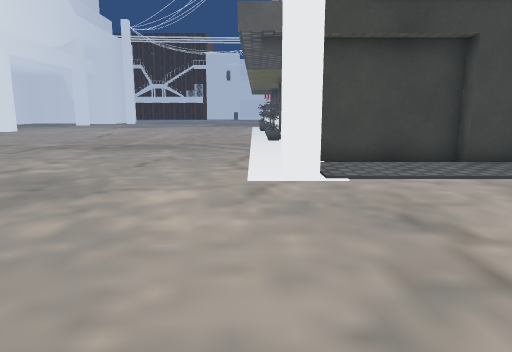
View 1 (above)

18 first-person views from a walk through a scene from a Unity 3-D project. The camera is 1.3 m above the floor, tilts 10° down and sees 70° across. The floor is counted in squares, 1 m on a side. Each view is taken from the middle of a square. On the plan, view 1 faces up. The plan holds only what a view shows up to about 15 squares ahead; the rest is blank. The place goes on beyond the plan. The player character is not drawn. Some animated figures are left out. Some surface patterns are stand-ins.

View 2
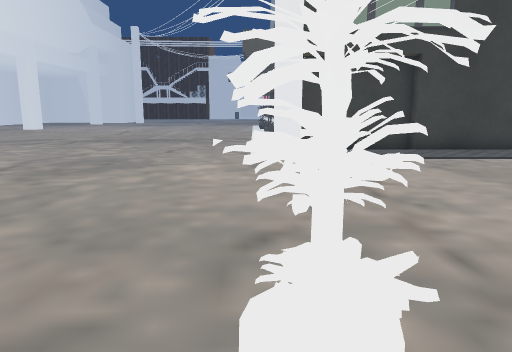

View 3
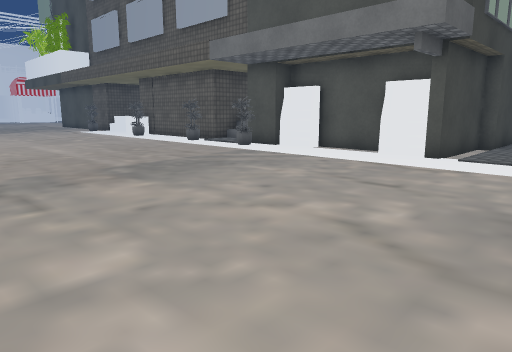

View 4
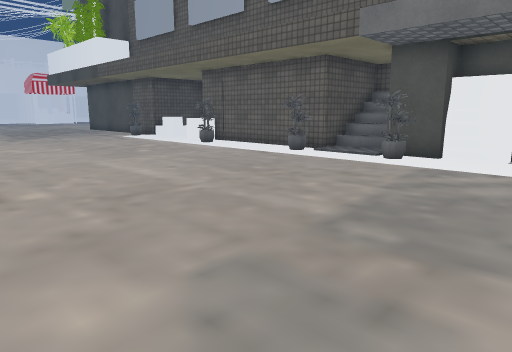

View 5
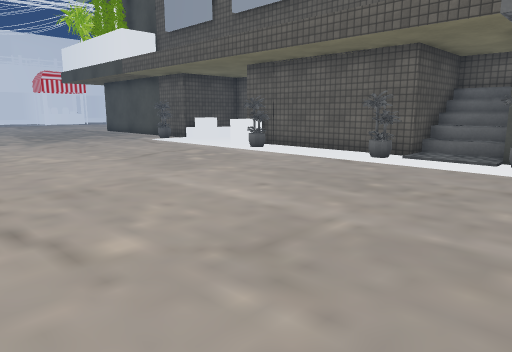

View 6
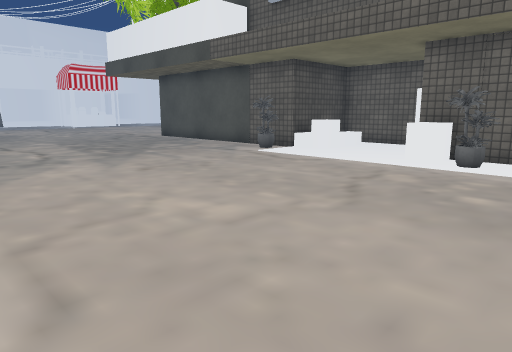

View 7
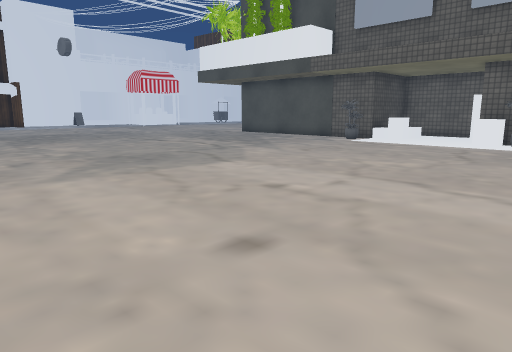

View 8
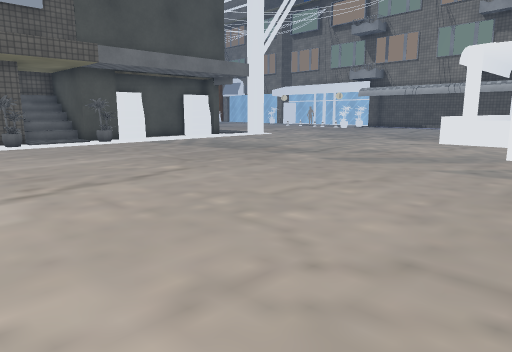

View 9
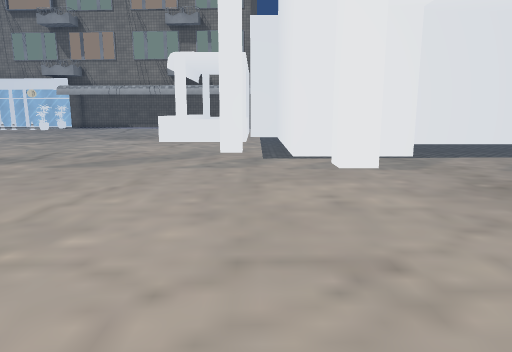

View 10
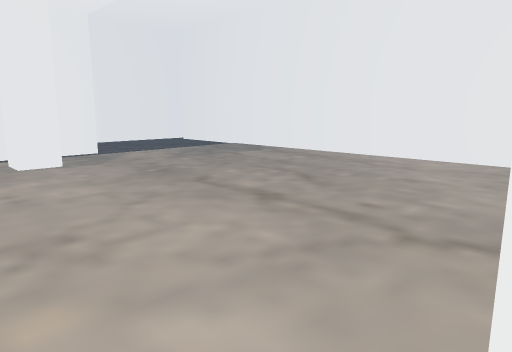

View 11
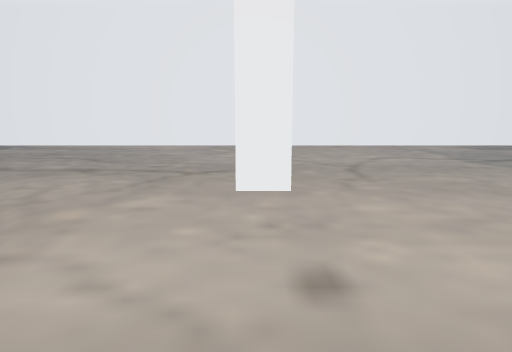

View 12
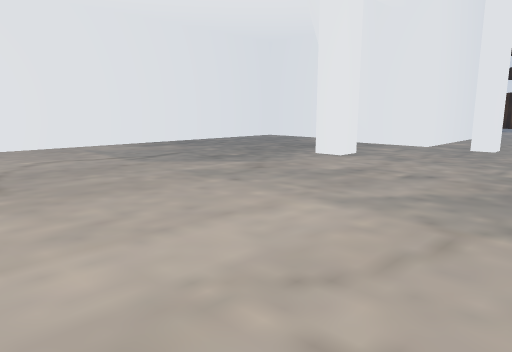

View 13
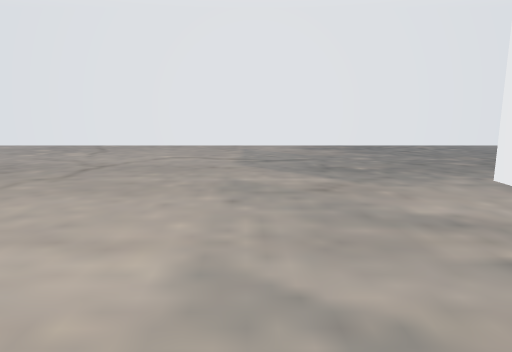

View 14
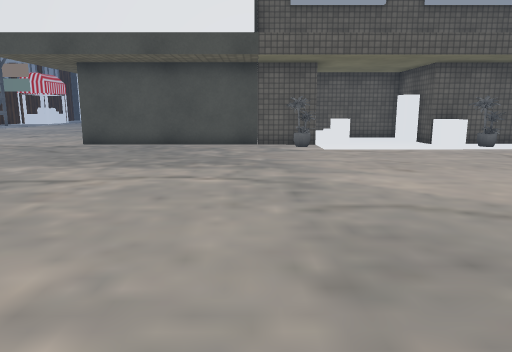

View 15
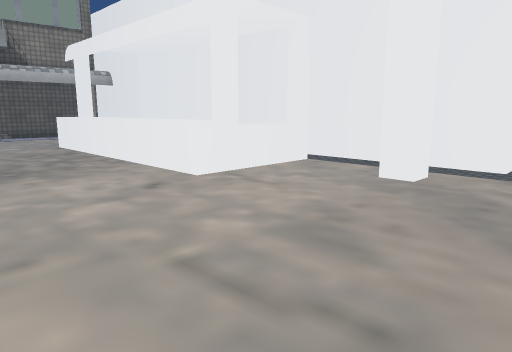

View 16
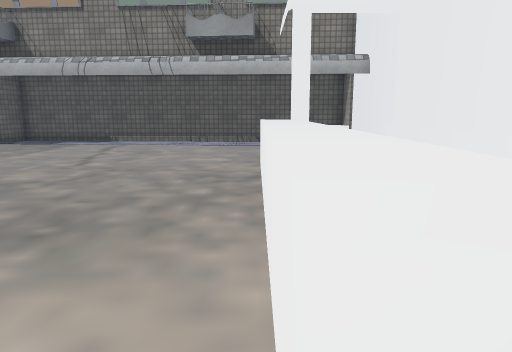

View 17
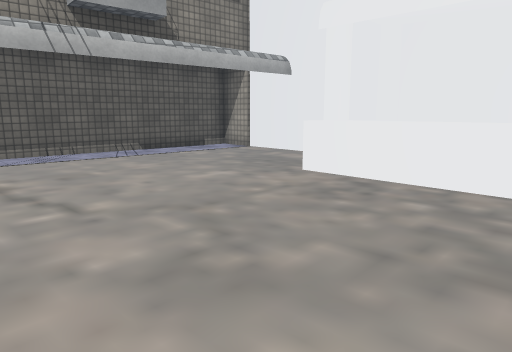

View 18
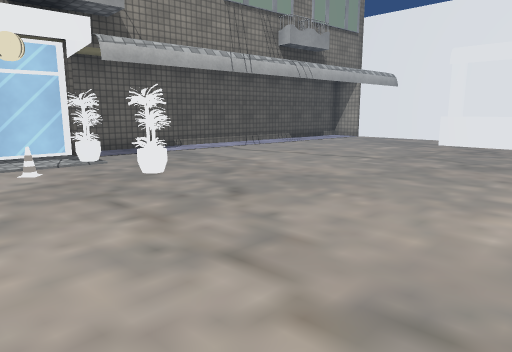

### Floor plan
Key: @ floor where view 1 was taken; # wall or solid block; x gap in a wall; . floor; = window, fence, low wall or low ledge; ^ raised ledge; v drop or lower ground; O other object.
Columns run from 24 left of view 1 to 4 right of it. Each row starts with its distance up from view 1.
 39 #.    ####.#..    ........#
 38 #..    ........   ........#
 37 #..... ...................#
 36 #.........................#
 35 #......OO.................#
 34 #.........................#
 33 #.........................#
 32 #........................##
 31 #........................####
 30 #.........................O
 29 #.........................=..
 28 #............................
 27 #...........................
 26 #........................^##
 25 #.......................###
 24 #......OO...............###
 23 #.........................#
 22 #.........................#
 21 #.........................#
 20 #........................##
 19 #........................####
 18 #..........................O
 17 #........................####
 16 #........................##
 15 #.........................#
 14 #......OO.................##
 13 #.......vv.................#
 12     vv# vvv................#
 11    vv     .#..............##
 10    vv     v...............###
  9    vv     v..................
  8 #####     #^^#^..............
  7           = .^^..........#...
  6           =  ^^..............
  5              ^^..............
  4          ##= ^^..............
  3           #= ^^..............
  2           #= ^^..............
  1           #==^^.............
  0           ## ##.........@...
 -1           #.................
 -2           #.................
 -3           #xxxxxxxx.........
 -4           #..........xxx##.
 -5           #.............##.
 -6           #.............###
 -7           ###############

Positions as (right, up) in squares from view 1, and headings:
1: (0, 0), facing up
2: (0, -3), facing up
3: (-9, 6), facing up-right
4: (-9, 12), facing up-right
5: (-9, 15), facing up-right
6: (-9, 22), facing up-right
7: (-15, 22), facing up-right
8: (-15, 23), facing down-right
9: (-14, 23), facing down
10: (-14, 24), facing down-left
11: (-10, 24), facing left
12: (-10, 25), facing up-left
13: (-10, 30), facing left
14: (-13, 33), facing right
15: (-6, 14), facing down-left
16: (-10, 9), facing down
17: (-4, 5), facing down-left
18: (4, 5), facing down-left
